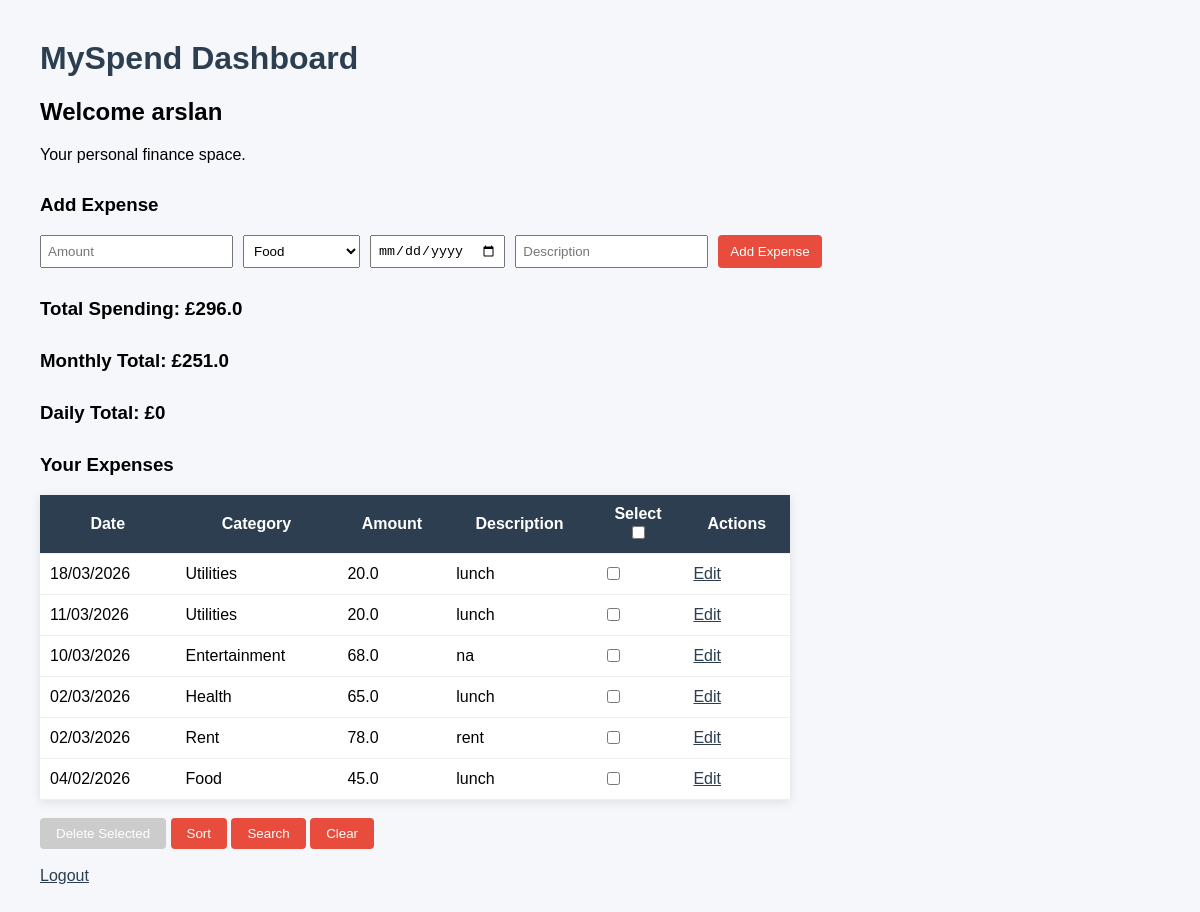
The app's page /dashboard (signed in) with its own data.
### tables this page shows
CREATE TABLE users (
        user_id INTEGER PRIMARY KEY AUTOINCREMENT,
        name TEXT NOT NULL,
        email TEXT NOT NULL UNIQUE,
        password_hash TEXT NOT NULL,
        failed_attempts INTEGER DEFAULT 0,
        lockout_until TEXT,
        monthly_budget REAL DEFAULT 0
    );

CREATE TABLE expenses (
        expense_id INTEGER PRIMARY KEY AUTOINCREMENT,
        user_id INTEGER,
        category_id INTEGER,
        date TEXT,
        amount REAL,
        description TEXT,
        FOREIGN KEY (user_id) REFERENCES users(user_id),
        FOREIGN KEY (category_id) REFERENCES categories(category_id)
    );

CREATE TABLE categories (
        category_id INTEGER PRIMARY KEY AUTOINCREMENT,
        name TEXT NOT NULL UNIQUE
    );

### tracker/routes.py (the view)
@main.route("/dashboard")
def dashboard():
    if "user_id" not in session:
        return redirect(url_for("main.login"))
    conn = get_db_connection()
    cursor = conn.cursor()
    user = cursor.execute(
        "SELECT name FROM users WHERE user_id = ?",
        (session["user_id"],)
    ).fetchone()
    sort = request.args.get("sort", "date_desc")
    order_clause = {
        "date_desc": "expenses.date DESC",
        "date_asc": "expenses.date ASC",
        "amount_asc": "expenses.amount ASC",
        "amount_desc": "expenses.amount DESC",
        "category_asc": "categories.name ASC",
        "category_desc": "categories.name DESC",
        "desc_asc": "expenses.description ASC",
        "desc_desc": "expenses.description DESC"
    }.get(sort, "expenses.date DESC")
    date_from = request.args.get("date_from")
    date_to = request.args.get("date_to")
    min_amount = request.args.get("min_amount")
    max_amount = request.args.get("max_amount")
    description = request.args.get("description")
    query = f"""
    SELECT expenses.expense_id, expenses.date, expenses.amount, expenses.description, categories.name, expenses.category_id
    FROM expenses
    JOIN categories ON expenses.category_id = categories.category_id
    WHERE expenses.user_id = ?
    """
    params = [session["user_id"]]
    if date_from and date_from != "":
        query += " AND expenses.date >= ?"
        params.append(date_from)
    if date_to and date_to != "":
        query += " AND expenses.date <= ?"
        params.append(date_to)
    if min_amount and min_amount != "":
        query += " AND expenses.amount >= ?"
        params.append(min_amount)
    if max_amount and max_amount != "":
        query += " AND expenses.amount <= ?"
        params.append(max_amount)
    if description and description != "":
        query += " AND expenses.description LIKE ?"
        params.append(f"%{description}%")
    query += f" ORDER BY {order_clause}"
    expenses = cursor.execute(query, params).fetchall()
    total = cursor.execute(
        "SELECT COALESCE(SUM(amount), 0) FROM expenses WHERE user_id = ?",
        (session["user_id"],)
    ).fetchone()[0]
    monthly_total = cursor.execute(
        """
        SELECT COALESCE(SUM(amount), 0)
        FROM expenses
        WHERE user_id = ?
        AND strftime('%Y-%m', date) = strftime('%Y-%m', 'now')
        """,
        (session["user_id"],)
    ).fetchone()[0]
    daily_total = cursor.execute(
        """
        SELECT COALESCE(SUM(amount), 0)
        FROM expenses
        WHERE user_id = ?
        AND date = DATE('now')
        """,
        (session["user_id"],)
    ).fetchone()[0]
    conn.close()
    return render_template(
        "dashboard.html",
        name=user["name"],
        expenses=expenses,
        total=total,
        monthly_total=monthly_total,
        daily_total=daily_total
    )

### tracker/models.py (called while the page is built)
def get_db_connection():
    connection = sqlite3.connect("myspend.db")
    connection.row_factory = sqlite3.Row
    connection.execute("PRAGMA foreign_keys = ON")  # Enable foreign key support
    return connection

### tracker/templates/dashboard.html (shortened to what this page needs)
<!DOCTYPE html>
<html lang="en">
<head>
    <link rel="stylesheet" href="{{ url_for('static', filename='css/style.css') }}">
</head>
<body>
<h1>MySpend Dashboard</h1>
<h2>Welcome {{ name }}</h2>
<p>Your personal finance space.</p>
<h3>Add Expense</h3>
<form method="POST" action="/add-expense" class="add-expense-form">
    <input type="number" step="0.01" name="amount" placeholder="Amount" required>
    <select name="category_id" required>
        <option value="1">Food</option>
    </select>
    <input type="date" name="date" required>
    <input type="text" name="description" placeholder="Description">
    <button type="submit">Add Expense</button>
</form>
<h3>Total Spending: £{{ total }}</h3>
<h3>Monthly Total: £{{ monthly_total }}</h3>
<h3>Daily Total: £{{ daily_total }}</h3>
<h3>Your Expenses</h3>
<form method="POST" action="/delete-selected-expenses">
<table>
    <tr>
        <th>Date</th>
        <th>Category</th>
        <th>Amount</th>
        <th>Description</th>
        <th>
            Select<br>
            <input type="checkbox" id="select-all">
        </th>
        <th>Actions</th>
    </tr>
    {% for expense in expenses %}
    <tr>
        <td>{{ expense.date[8:10] }}/{{ expense.date[5:7] }}/{{ expense.date[0:4] }}</td>
        <td>{{ expense.name }}</td>
        <td>{{ expense.amount }}</td>
        <td>{{ expense.description }}</td>
        <td>
            <input
                type="checkbox"
                class="expense-checkbox"
                name="expense_ids"
                value="{{ expense.expense_id }}"
            >
        </td>
        <td>
            <a href="#" onclick="openEditModal(
                '{{ expense.expense_id }}',
                '{{ expense.amount }}',
                '{{ expense.category_id }}',
                '{{ expense.date }}',
                '{{ expense.description | e }}'
            ); return false;">
                Edit
            </a>
        </td>
    </tr>
    {% endfor %}
</table>
<br>
<button id="delete-button" type="submit" disabled>
    Delete Selected
</button>
<button type="button" onclick="openSortModal()">
    Sort
</button>
<button type="button" onclick="openSearchModal()">
    Search
</button>
<button type="button" onclick="window.location.href='/dashboard'">
    Clear
</button>
</form>
<br>
<a href="/logout">Logout</a>
</body>
</html>

### tracker/static/css/style.css (style rules this page uses)
body { font-family: Arial, sans-serif; background-color: #f5f7fb; margin: 40px; }
h1 { color: #2c3e50; }
h3 { margin-top: 30px; }
.add-expense-form { display: flex; gap: 10px; margin-bottom: 25px; }
.add-expense-form input, .add-expense-form select { padding: 6px; }
.add-expense-form button { padding: 6px 12px; }
table { border-collapse: collapse; width: 750px; background: white; box-shadow: 0 2px 10px rgba(0,0,0,0.1); }
th { background-color: #2c3e50; color: white; }
th, td { padding: 10px; border-bottom: 1px solid #eee; }
button { padding: 8px 16px; background: #e74c3c; border: none; color: white; border-radius: 4px; cursor: pointer; }
button:disabled { background: #ccc; cursor: not-allowed; }
a { color: #2c3e50; }

### records on screen
users: name "arslan"
expenses: date "18", date "03", date "2026", name "Utilities", amount "20.0", description "lunch"
expenses: date "11", date "03", date "2026", name "Utilities", amount "20.0", description "lunch"
expenses: date "10", date "03", date "2026", name "Entertainment", amount "68.0", description "na"
expenses: date "02", date "03", date "2026", name "Health", amount "65.0", description "lunch"
expenses: date "02", date "03", date "2026", name "Rent", amount "78.0", description "rent"
expenses: date "04", date "02", date "2026", name "Food", amount "45.0", description "lunch"

### other values on screen
{{ total }} "296.0"
{{ monthly_total }} "251.0"
{{ daily_total }} "0"
